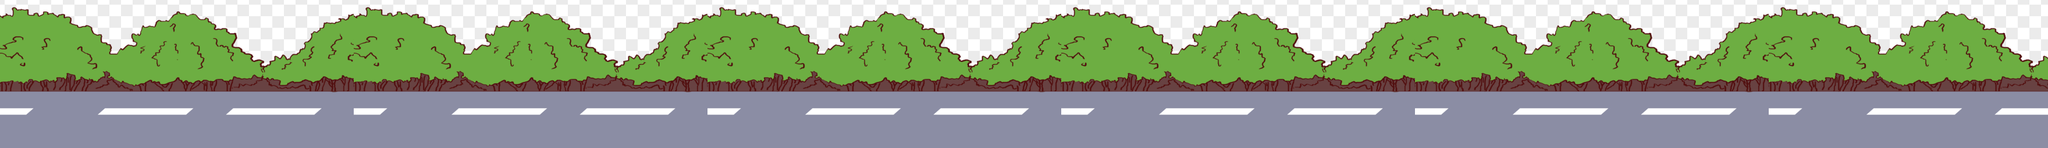

This game map was drawn from its Tiled (.tmx) file and the tilesets committed beside it. A one-line description and the full map source follow:
An orthogonal 110x8 tile map with 32x32 px tiles, 1 tile layer (图块层 1).

<map version="1.10" tiledversion="1.10.2" orientation="orthogonal" renderorder="right-up" width="110" height="8" tilewidth="32" tileheight="32" infinite="0" nextlayerid="2" nextobjectid="1">
 <tileset firstgid="1" source="road.tsx" />
 <layer id="1" name="图块层 1" width="110" height="8">
  <data encoding="csv">
23,24,25,26,27,28,29,30,31,32,33,34,35,36,37,38,39,40,41,23,24,25,26,27,28,29,30,31,32,33,34,35,36,37,38,39,40,41,23,24,25,26,27,28,29,30,31,32,33,34,35,36,37,38,39,40,41,23,24,25,26,27,28,29,30,31,32,33,34,35,36,37,38,39,40,41,23,24,25,26,27,28,29,30,31,32,33,34,35,36,37,38,39,40,41,23,24,25,26,27,28,29,30,31,32,33,34,35,36,37,
44,45,46,47,48,49,50,51,52,53,54,55,56,57,58,59,60,61,62,44,45,46,47,48,49,50,51,52,53,54,55,56,57,58,59,60,61,62,44,45,46,47,48,49,50,51,52,53,54,55,56,57,58,59,60,61,62,44,45,46,47,48,49,50,51,52,53,54,55,56,57,58,59,60,61,62,44,45,46,47,48,49,50,51,52,53,54,55,56,57,58,59,60,61,62,44,45,46,47,48,49,50,51,52,53,54,55,56,57,58,
65,66,67,68,69,70,71,72,73,74,75,76,77,78,79,80,81,82,83,65,66,67,68,69,70,71,72,73,74,75,76,77,78,79,80,81,82,83,65,66,67,68,69,70,71,72,73,74,75,76,77,78,79,80,81,82,83,65,66,67,68,69,70,71,72,73,74,75,76,77,78,79,80,81,82,83,65,66,67,68,69,70,71,72,73,74,75,76,77,78,79,80,81,82,83,65,66,67,68,69,70,71,72,73,74,75,76,77,78,79,
86,87,88,89,90,91,92,93,94,95,96,97,98,99,100,101,102,103,104,86,87,88,89,90,91,92,93,94,95,96,97,98,99,100,101,102,103,104,86,87,88,89,90,91,92,93,94,95,96,97,98,99,100,101,102,103,104,86,87,88,89,90,91,92,93,94,95,96,97,98,99,100,101,102,103,104,86,87,88,89,90,91,92,93,94,95,96,97,98,99,100,101,102,103,104,86,87,88,89,90,91,92,93,94,95,96,97,98,99,100,
107,108,109,110,111,112,113,114,115,116,117,118,119,120,121,122,123,124,125,107,108,109,110,111,112,113,114,115,116,117,118,119,120,121,122,123,124,125,107,108,109,110,111,112,113,114,115,116,117,118,119,120,121,122,123,124,125,107,108,109,110,111,112,113,114,115,116,117,118,119,120,121,122,123,124,125,107,108,109,110,111,112,113,114,115,116,117,118,119,120,121,122,123,124,125,107,108,109,110,111,112,113,114,115,116,117,118,119,120,121,
128,129,130,131,132,133,134,135,136,137,138,139,140,141,142,143,144,145,146,128,129,130,131,132,133,134,135,136,137,138,139,140,141,142,143,144,145,146,128,129,130,131,132,133,134,135,136,137,138,139,140,141,142,143,144,145,146,128,129,130,131,132,133,134,135,136,137,138,139,140,141,142,143,144,145,146,128,129,130,131,132,133,134,135,136,137,138,139,140,141,142,143,144,145,146,128,129,130,131,132,133,134,135,136,137,138,139,140,141,142,
149,150,151,152,153,154,155,156,157,158,159,160,161,162,163,164,165,166,167,149,150,151,152,153,154,155,156,157,158,159,160,161,162,163,164,165,166,167,149,150,151,152,153,154,155,156,157,158,159,160,161,162,163,164,165,166,167,149,150,151,152,153,154,155,156,157,158,159,160,161,162,163,164,165,166,167,149,150,151,152,153,154,155,156,157,158,159,160,161,162,163,164,165,166,167,149,150,151,152,153,154,155,156,157,158,159,160,161,162,163,
170,171,172,173,174,175,176,177,178,179,180,181,182,183,184,185,186,187,188,170,171,172,173,174,175,176,177,178,179,180,181,182,183,184,185,186,187,188,170,171,172,173,174,175,176,177,178,179,180,181,182,183,184,185,186,187,188,170,171,172,173,174,175,176,177,178,179,180,181,182,183,184,185,186,187,188,170,171,172,173,174,175,176,177,178,179,180,181,182,183,184,185,186,187,188,170,171,172,173,174,175,176,177,178,179,180,181,182,183,184
</data>
 </layer>
</map>